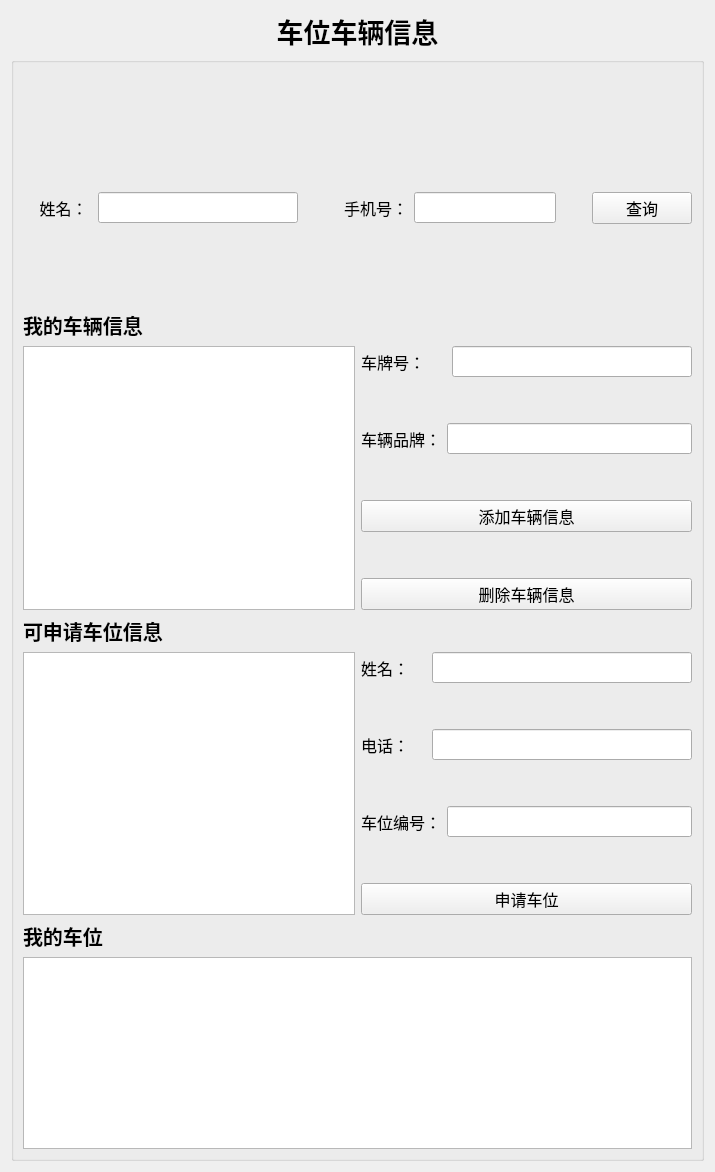
        <widget class="QWidget" name="tab_4">
         <attribute name="title">
          <string>车位管理</string>
         </attribute>
         <layout class="QGridLayout" name="gridLayout_10">
          <item row="1" column="0">
           <widget class="QGroupBox" name="groupBox_4">
            <property name="title">
             <string/>
            </property>
            <layout class="QGridLayout" name="gridLayout_18">
             <item row="2" column="0">
              <spacer name="verticalSpacer_19">
               <property name="orientation">
                <enum>Qt::Vertical</enum>
               </property>
               <property name="sizeHint" stdset="0">
                <size>
                 <width>20</width>
                 <height>40</height>
                </size>
               </property>
              </spacer>
             </item>
             <item row="4" column="0" colspan="2">
              <layout class="QVBoxLayout" name="verticalLayout_10">
               <item>
                <spacer name="verticalSpacer_26">
                 <property name="orientation">
                  <enum>Qt::Vertical</enum>
                 </property>
                 <property name="sizeHint" stdset="0">
                  <size>
                   <width>20</width>
                   <height>40</height>
                  </size>
                 </property>
                </spacer>
               </item>
               <item>
                <layout class="QHBoxLayout" name="horizontalLayout_40">
                 <item>
                  <widget class="QLabel" name="label_35">
                   <property name="font">
                    <font>
                     <family>Agency FB</family>
                     <pointsize>12</pointsize>
                    </font>
                   </property>
                   <property name="text">
                    <string>    姓名： </string>
                   </property>
                  </widget>
                 </item>
                 <item>
                  <widget class="QLineEdit" name="numlineEdit_3">
                   <property name="minimumSize">
                    <size>
                     <width>200</width>
                     <height>0</height>
                    </size>
                   </property>
                   <property name="maximumSize">
                    <size>
                     <width>800</width>
                     <height>16777215</height>
                    </size>
                   </property>
                   <property name="font">
                    <font>
                     <family>Agency FB</family>
                     <pointsize>12</pointsize>
                    </font>
                   </property>
                  </widget>
                 </item>
                 <item>
                  <spacer name="horizontalSpacer_8">
                   <property name="orientation">
                    <enum>Qt::Horizontal</enum>
                   </property>
                   <property name="sizeHint" stdset="0">
                    <size>
                     <width>40</width>
                     <height>20</height>
                    </size>
                   </property>
                  </spacer>
                 </item>
                 <item>
                  <widget class="QLabel" name="label_44">
                   <property name="font">
                    <font>
                     <family>Agency FB</family>
                     <pointsize>12</pointsize>
                    </font>
                   </property>
                   <property name="text">
                    <string>手机号：</string>
                   </property>
                  </widget>
                 </item>
                 <item>
                  <widget class="QLineEdit" name="brandlineEdit_3">
                   <property name="font">
                    <font>
                     <family>Agency FB</family>
                     <pointsize>12</pointsize>
                    </font>
                   </property>
                  </widget>
                 </item>
                 <item>
                  <spacer name="horizontalSpacer_7">
                   <property name="orientation">
                    <enum>Qt::Horizontal</enum>
                   </property>
                   <property name="sizeHint" stdset="0">
                    <size>
                     <width>30</width>
                     <height>20</height>
                    </size>
                   </property>
                  </spacer>
                 </item>
                 <item>
                  <widget class="QPushButton" name="pushButton_2">
                   <property name="minimumSize">
                    <size>
                     <width>100</width>
                     <height>0</height>
                    </size>
                   </property>
                   <property name="font">
                    <font>
                     <family>Agency FB</family>
                     <pointsize>12</pointsize>
                    </font>
                   </property>
                   <property name="text">
                    <string>查询</string>
                   </property>
                  </widget>
                 </item>
                </layout>
               </item>
               <item>
                <spacer name="verticalSpacer_20">
                 <property name="orientation">
                  <enum>Qt::Vertical</enum>
                 </property>
                 <property name="sizeHint" stdset="0">
                  <size>
                   <width>20</width>
                   <height>40</height>
                  </size>
                 </property>
                </spacer>
               </item>
              </layout>
             </item>
             <item row="9" column="0">
              <widget class="QTableView" name="tableView_6">
               <property name="font">
                <font>
                 <pointsize>9</pointsize>
                </font>
               </property>
              </widget>
             </item>
             <item row="10" column="0">
              <widget class="QLabel" name="label_38">
               <property name="font">
                <font>
                 <pointsize>15</pointsize>
                 <weight>75</weight>
                 <bold>true</bold>
                </font>
               </property>
               <property name="text">
                <string>可申请车位信息</string>
               </property>
              </widget>
             </item>
             <item row="5" column="0">
              <spacer name="verticalSpacer_17">
               <property name="orientation">
                <enum>Qt::Vertical</enum>
               </property>
               <property name="sizeHint" stdset="0">
                <size>
                 <width>20</width>
                 <height>40</height>
                </size>
               </property>
              </spacer>
             </item>
             <item row="1" column="0">
              <spacer name="verticalSpacer_16">
               <property name="orientation">
                <enum>Qt::Vertical</enum>
               </property>
               <property name="sizeHint" stdset="0">
                <size>
                 <width>20</width>
                 <height>40</height>
                </size>
               </property>
              </spacer>
             </item>
             <item row="13" column="0" colspan="2">
              <widget class="QTableView" name="tableView_4">
               <property name="font">
                <font>
                 <pointsize>9</pointsize>
                </font>
               </property>
              </widget>
             </item>
             <item row="8" column="0">
              <widget class="QLabel" name="label_61">
               <property name="font">
                <font>
                 <pointsize>15</pointsize>
                 <weight>75</weight>
                 <bold>true</bold>
                </font>
               </property>
               <property name="text">
                <string>我的车辆信息</string>
               </property>
              </widget>
             </item>
             <item row="11" column="0">
              <widget class="QTableView" name="tableView_5">
               <property name="font">
                <font>
                 <pointsize>9</pointsize>
                </font>
               </property>
              </widget>
             </item>
             <item row="11" column="1">
              <layout class="QVBoxLayout" name="verticalLayout_11">
               <item>
                <layout class="QHBoxLayout" name="horizontalLayout_33"/>
               </item>
               <item>
                <layout class="QHBoxLayout" name="horizontalLayout_25">
                 <item>
                  <widget class="QLabel" name="label_41">
                   <property name="font">
                    <font>
                     <family>Agency FB</family>
                     <pointsize>12</pointsize>
                    </font>
                   </property>
                   <property name="text">
                    <string>姓名：    </string>
                   </property>
                  </widget>
                 </item>
                 <item>
                  <widget class="QLineEdit" name="parklineEdit_3">
                   <property name="font">
                    <font>
                     <family>Agency FB</family>
                     <pointsize>12</pointsize>
                    </font>
                   </property>
                  </widget>
                 </item>
                </layout>
               </item>
               <item>
                <spacer name="verticalSpacer_15">
                 <property name="orientation">
                  <enum>Qt::Vertical</enum>
                 </property>
                 <property name="sizeHint" stdset="0">
                  <size>
                   <width>20</width>
                   <height>40</height>
                  </size>
                 </property>
                </spacer>
               </item>
               <item>
                <layout class="QHBoxLayout" name="horizontalLayout_26">
                 <item>
                  <widget class="QLabel" name="label_42">
                   <property name="font">
                    <font>
                     <family>Agency FB</family>
                     <pointsize>12</pointsize>
                    </font>
                   </property>
                   <property name="text">
                    <string>电话：    </string>
                   </property>
                  </widget>
                 </item>
                 <item>
                  <widget class="QLineEdit" name="parklineEdit_2">
                   <property name="font">
                    <font>
                     <family>Agency FB</family>
                     <pointsize>12</pointsize>
                    </font>
                   </property>
                  </widget>
                 </item>
                </layout>
               </item>
               <item>
                <spacer name="verticalSpacer_21">
                 <property name="orientation">
                  <enum>Qt::Vertical</enum>
                 </property>
                 <property name="sizeHint" stdset="0">
                  <size>
                   <width>20</width>
                   <height>40</height>
                  </size>
                 </property>
                </spacer>
               </item>
               <item>
                <layout class="QHBoxLayout" name="horizontalLayout_16">
                 <item>
                  <widget class="QLabel" name="label_36">
                   <property name="font">
                    <font>
                     <family>Agency FB</family>
                     <pointsize>12</pointsize>
                    </font>
                   </property>
                   <property name="text">
                    <string>车位编号：</string>
                   </property>
                  </widget>
                 </item>
                 <item>
                  <widget class="QLineEdit" name="parklineEdit">
                   <property name="font">
                    <font>
                     <family>Agency FB</family>
                     <pointsize>12</pointsize>
                    </font>
                   </property>
                  </widget>
                 </item>
                </layout>
               </item>
               <item>
                <spacer name="verticalSpacer_22">
                 <property name="orientation">
                  <enum>Qt::Vertical</enum>
                 </property>
                 <property name="sizeHint" stdset="0">
                  <size>
                   <width>20</width>
                   <height>40</height>
                  </size>
                 </property>
                </spacer>
               </item>
               <item>
                <widget class="QPushButton" name="shenpushButton">
                 <property name="font">
                  <font>
                   <family>Agency FB</family>
                   <pointsize>12</pointsize>
                  </font>
                 </property>
                 <property name="text">
                  <string>申请车位</string>
                 </property>
                </widget>
               </item>
              </layout>
             </item>
             <item row="9" column="1">
              <layout class="QVBoxLayout" name="verticalLayout_9">
               <item>
                <layout class="QVBoxLayout" name="verticalLayout_13">
                 <item>
                  <layout class="QHBoxLayout" name="horizontalLayout_32">
                   <item>
                    <widget class="QLabel" name="label_33">
                     <property name="font">
                      <font>
                       <family>Agency FB</family>
                       <pointsize>12</pointsize>
                      </font>
                     </property>
                     <property name="text">
                      <string>车牌号：     </string>
                     </property>
                    </widget>
                   </item>
                   <item>
                    <widget class="QLineEdit" name="numlineEdit_2">
                     <property name="font">
                      <font>
                       <family>Agency FB</family>
                       <pointsize>12</pointsize>
                      </font>
                     </property>
                    </widget>
                   </item>
                  </layout>
                 </item>
                 <item>
                  <spacer name="verticalSpacer_25">
                   <property name="orientation">
                    <enum>Qt::Vertical</enum>
                   </property>
                   <property name="sizeHint" stdset="0">
                    <size>
                     <width>20</width>
                     <height>40</height>
                    </size>
                   </property>
                  </spacer>
                 </item>
                 <item>
                  <layout class="QHBoxLayout" name="horizontalLayout_24">
                   <item>
                    <widget class="QLabel" name="label_34">
                     <property name="font">
                      <font>
                       <family>Agency FB</family>
                       <pointsize>12</pointsize>
                      </font>
                     </property>
                     <property name="text">
                      <string>车辆品牌：</string>
                     </property>
                    </widget>
                   </item>
                   <item>
                    <widget class="QLineEdit" name="brandlineEdit_2">
                     <property name="font">
                      <font>
                       <family>Agency FB</family>
                       <pointsize>12</pointsize>
                      </font>
                     </property>
                    </widget>
                   </item>
                  </layout>
                 </item>
                </layout>
               </item>
               <item>
                <spacer name="verticalSpacer_27">
                 <property name="orientation">
                  <enum>Qt::Vertical</enum>
                 </property>
                 <property name="sizeHint" stdset="0">
                  <size>
                   <width>20</width>
                   <height>40</height>
                  </size>
                 </property>
                </spacer>
               </item>
               <item>
                <widget class="QPushButton" name="delpushButton_2">
                 <property name="font">
                  <font>
                   <family>Agency FB</family>
                   <pointsize>12</pointsize>
                  </font>
                 </property>
                 <property name="text">
                  <string>添加车辆信息</string>
                 </property>
                </widget>
               </item>
               <item>
                <spacer name="verticalSpacer_18">
                 <property name="orientation">
                  <enum>Qt::Vertical</enum>
                 </property>
                 <property name="sizeHint" stdset="0">
                  <size>
                   <width>20</width>
                   <height>40</height>
                  </size>
                 </property>
                </spacer>
               </item>
               <item>
                <widget class="QPushButton" name="delpushButton">
                 <property name="font">
                  <font>
                   <family>Agency FB</family>
                   <pointsize>12</pointsize>
                  </font>
                 </property>
                 <property name="text">
                  <string>删除车辆信息</string>
                 </property>
                </widget>
               </item>
              </layout>
             </item>
             <item row="12" column="0">
              <widget class="QLabel" name="label_37">
               <property name="font">
                <font>
                 <pointsize>15</pointsize>
                 <weight>75</weight>
                 <bold>true</bold>
                </font>
               </property>
               <property name="text">
                <string>我的车位</string>
               </property>
              </widget>
             </item>
            </layout>
           </widget>
          </item>
          <item row="0" column="0">
           <widget class="QLabel" name="label_39">
            <property name="font">
             <font>
              <pointsize>20</pointsize>
              <weight>75</weight>
              <bold>true</bold>
             </font>
            </property>
            <property name="text">
             <string>&lt;html&gt;&lt;head/&gt;&lt;body&gt;&lt;p align=&quot;center&quot;&gt;车位车辆信息&lt;/p&gt;&lt;/body&gt;&lt;/html&gt;</string>
            </property>
           </widget>
          </item>
         </layout>
        </widget>
